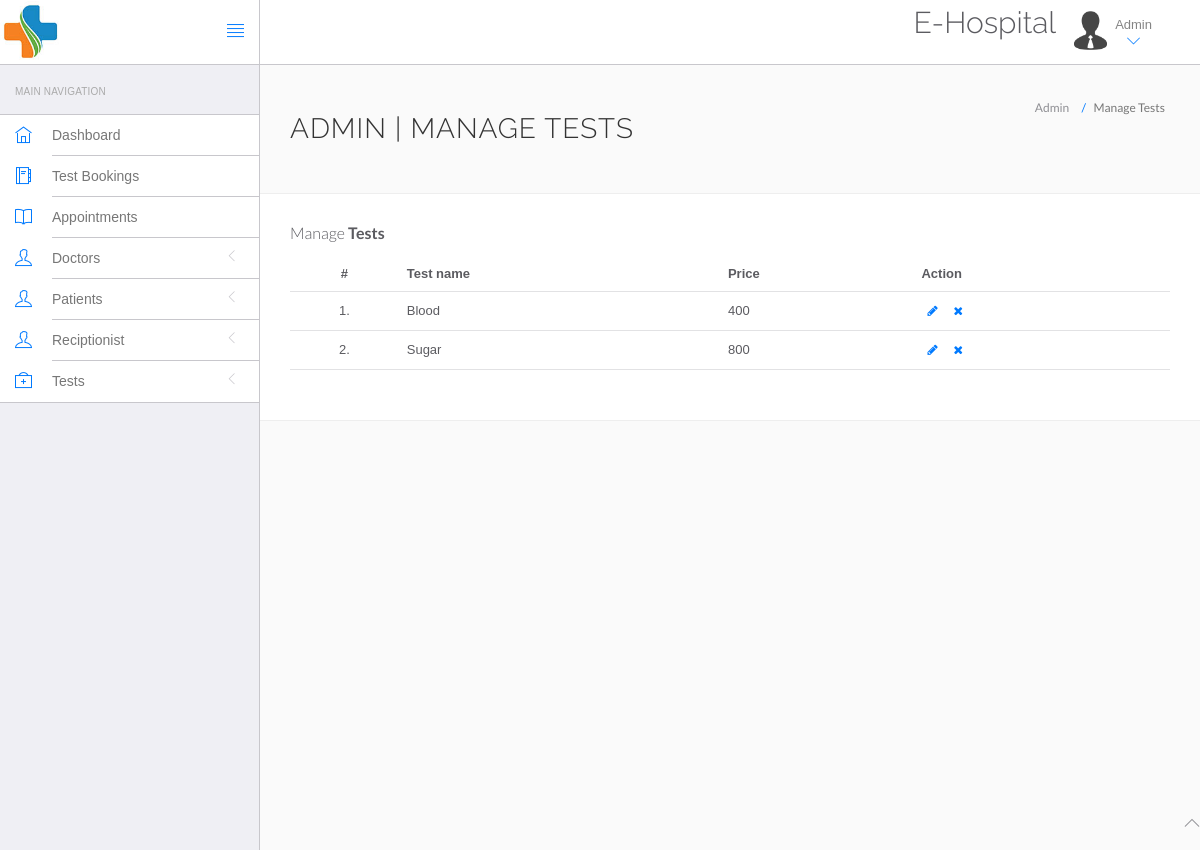
The page /admin/manage-tests.php (signed in) on the database its author committed.
### tables this page shows
CREATE TABLE IF NOT EXISTS `tests` (
  `testid` int(11) NOT NULL AUTO_INCREMENT,
  `testname` varchar(50) NOT NULL,
  `price` float NOT NULL,
  `template` text NOT NULL,
  PRIMARY KEY (`testid`)
);

### admin/manage-tests.php (the view, shortened to what this page needs)
<?php
include('include/config.php');
?>
<!DOCTYPE html>
<html lang="en">
	<head>
		<link rel="stylesheet" href="vendor/bootstrap/css/bootstrap.min.css">
		<link rel="stylesheet" href="vendor/fontawesome/css/font-awesome.min.css">
		<link rel="stylesheet" href="vendor/themify-icons/themify-icons.min.css">
		<link href="vendor/animate.css/animate.min.css" rel="stylesheet" media="screen">
		<link href="vendor/perfect-scrollbar/perfect-scrollbar.min.css" rel="stylesheet" media="screen">
		<link href="vendor/switchery/switchery.min.css" rel="stylesheet" media="screen">
		<link href="vendor/bootstrap-touchspin/jquery.bootstrap-touchspin.min.css" rel="stylesheet" media="screen">
		<link href="vendor/select2/select2.min.css" rel="stylesheet" media="screen">
		<link href="vendor/bootstrap-datepicker/bootstrap-datepicker3.standalone.min.css" rel="stylesheet" media="screen">
		<link href="vendor/bootstrap-timepicker/bootstrap-timepicker.min.css" rel="stylesheet" media="screen">
		<link rel="stylesheet" href="assets/css/styles.css">
		<link rel="stylesheet" href="assets/css/plugins.css">
		<link rel="stylesheet" href="assets/css/themes/theme-1.css" id="skin_color" />
	</head>
	<body>
		<div id="app">
<?php include('include/sidebar.php');?>
			<div class="app-content">
						<?php include('include/header.php');?>
				<div class="main-content" >
					<div class="wrap-content container" id="container">
						   <section id="page-title">
							    <div class="row">
      								<div class="col-sm-8">
      									<h1 class="mainTitle">Admin | Manage Tests</h1>
      								</div>
        								<ol class="breadcrumb">
        									<li>
        										<span>Admin</span>
        									</li>
        									<li class="active">
        										<span>Manage Tests</span>
        									</li>
        								</ol>
							    </div>
						    </section>
						<div class="container-fluid container-fullw bg-white">
									<div class="row">
								<div class="col-md-12">
									<h5 class="over-title margin-bottom-15">Manage <span class="text-bold">Tests</span></h5>
									<table class="table table-hover" id="sample-table-1">
        										<thead>
        											<tr>
        												<th class="center">#</th>
        												<th>Test name</th>
														<th>Price</th>
        												<th>Action</th>
        											</tr>
        										</thead>
										<tbody>
											<?php
											  $sql=mysqli_query($con,"select * from tests");
											  $cnt=1;
											  while($row=mysqli_fetch_array($sql)) {
											?>
												<tr>
													<td class="center"><?php echo $cnt;?>.</td>
													<td class="hidden-xs"><?php echo $row['testname'];?></td>
													<td><?php echo $row['price'];?></td>
													<td >
														<div class="visible-md visible-lg hidden-sm hidden-xs">
															<a href="edit-test.php?id=<?php echo $row['testid'];?>" class="btn btn-transparent btn-xs" tooltip-placement="top" tooltip="Edit"><i class="fa fa-pencil"></i></a>
															<a href="?id=<?php echo $row['testid']?>&del=delete" onClick="return confirm('Are you sure you want to delete?')"class="btn btn-transparent btn-xs tooltips" tooltip-placement="top" tooltip="Remove">
																<i class="fa fa-times fa fa-white"></i>
															</a>
														</div>
													</td>
												</tr>
											<?php
												$cnt=$cnt+1;
											 }
											?>
										</tbody>
									</table>
								</div>
							</div>
								</div>
							</div>
						</div>
					</div>
				</div>
	<?php include('include/footer.php');?>
	</body>
</html>

### patient/assets/css/themes/theme-1.css (style rules this page uses)
body { background: #FAFAFA; }

### rows shown on the page
tests: testname "Blood", price "400"
tests: testname "Sugar", price "800"
